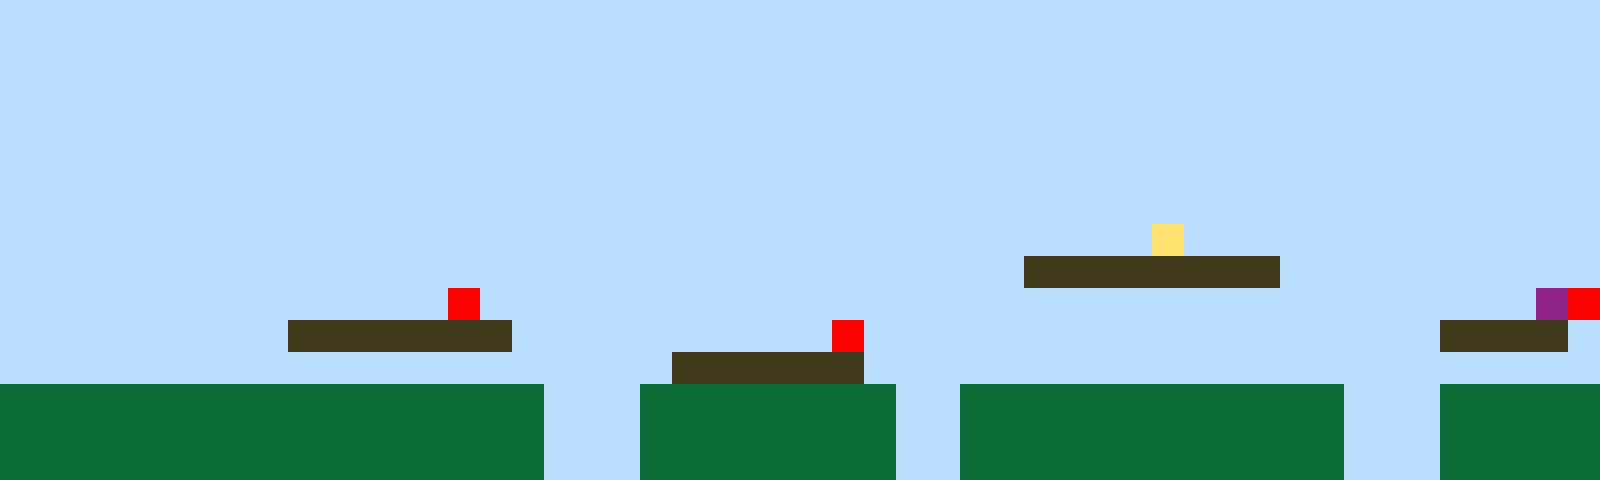

This game map was drawn from its Tiled (.tmx) file and the tilesets committed beside it. A one-line description and the full map source follow:
An orthogonal 50x15 tile map with 32x32 px tiles, 1 tile layer (Tile Layer 1).

<map version="1.10" tiledversion="1.11.2" orientation="orthogonal" renderorder="right-up" width="50" height="15" tilewidth="32" tileheight="32" infinite="0" nextlayerid="2" nextobjectid="1"><editorsettings><export target="map1.csv" format="csv" /></editorsettings><tileset firstgid="1" name="sprites" tilewidth="32" tileheight="32" tilecount="6" columns="3"><image source="sprites.png" width="96" height="64" /></tileset><layer id="1" name="Tile Layer 1" width="50" height="15"><data encoding="csv">1,1,1,1,1,1,1,1,1,1,1,1,1,1,1,1,1,1,1,1,1,1,1,1,1,1,1,1,1,1,1,1,1,1,1,1,1,1,1,1,1,1,1,1,1,1,1,1,1,1,1,1,1,1,1,1,1,1,1,1,1,1,1,1,1,1,1,1,1,1,1,1,1,1,1,1,1,1,1,1,1,1,1,1,1,1,1,1,1,1,1,1,1,1,1,1,1,1,1,1,1,1,1,1,1,1,1,1,1,1,1,1,1,1,1,1,1,1,1,1,1,1,1,1,1,1,1,1,1,1,1,1,1,1,1,1,1,1,1,1,1,1,1,1,1,1,1,1,1,1,1,1,1,1,1,1,1,1,1,1,1,1,1,1,1,1,1,1,1,1,1,1,1,1,1,1,1,1,1,1,1,1,1,1,1,1,1,1,1,1,1,1,1,1,1,1,1,1,1,1,1,1,1,1,1,1,1,1,1,1,1,1,1,1,1,1,1,1,1,1,1,1,1,1,1,1,1,1,1,1,1,1,1,1,1,1,1,1,1,1,1,1,1,1,1,1,1,1,1,1,1,1,1,1,1,1,1,1,1,1,1,1,1,1,1,1,1,1,1,1,1,1,1,1,1,1,1,1,1,1,1,1,1,1,1,1,1,1,1,1,1,1,1,1,1,1,1,1,1,1,1,1,1,1,1,1,1,1,1,1,1,1,1,1,1,1,1,1,1,1,1,1,1,1,1,1,1,1,1,1,1,1,1,1,1,1,1,1,1,1,1,1,1,1,1,1,1,1,1,1,1,1,1,1,1,1,1,1,1,1,1,1,1,1,1,1,1,1,1,1,1,1,1,1,1,1,1,1,1,1,1,1,1,1,1,1,4,1,1,1,1,1,1,1,1,1,1,1,1,1,1,1,1,1,1,1,1,1,1,1,1,1,1,1,1,1,1,1,1,1,1,1,1,1,1,1,1,1,1,1,1,1,3,3,3,3,3,3,3,3,1,1,1,1,1,1,1,1,1,1,1,1,1,1,1,1,1,1,1,1,1,1,1,1,5,1,1,1,1,1,1,1,1,1,1,1,1,1,1,1,1,1,1,1,1,1,1,1,1,1,1,1,1,1,1,1,1,1,6,5,1,1,1,1,1,1,1,1,1,3,3,3,3,3,3,3,1,1,1,1,1,1,1,1,1,1,5,1,1,1,1,1,1,1,1,1,1,1,1,1,1,1,1,1,1,3,3,3,3,1,1,1,1,1,1,1,1,1,1,1,1,1,1,1,1,1,1,1,1,1,1,3,3,3,3,3,3,1,1,1,1,1,1,1,1,1,1,1,1,1,1,1,1,1,1,1,1,1,1,1,2,2,2,2,2,2,2,2,2,2,2,2,2,2,2,2,2,1,1,1,2,2,2,2,2,2,2,2,1,1,2,2,2,2,2,2,2,2,2,2,2,2,1,1,1,2,2,2,2,2,2,2,2,2,2,2,2,2,2,2,2,2,2,2,2,2,2,1,1,1,2,2,2,2,2,2,2,2,1,1,2,2,2,2,2,2,2,2,2,2,2,2,1,1,1,2,2,2,2,2,2,2,2,2,2,2,2,2,2,2,2,2,2,2,2,2,2,1,1,1,2,2,2,2,2,2,2,2,1,1,2,2,2,2,2,2,2,2,2,2,2,2,1,1,1,2,2,2,2,2</data></layer></map>
